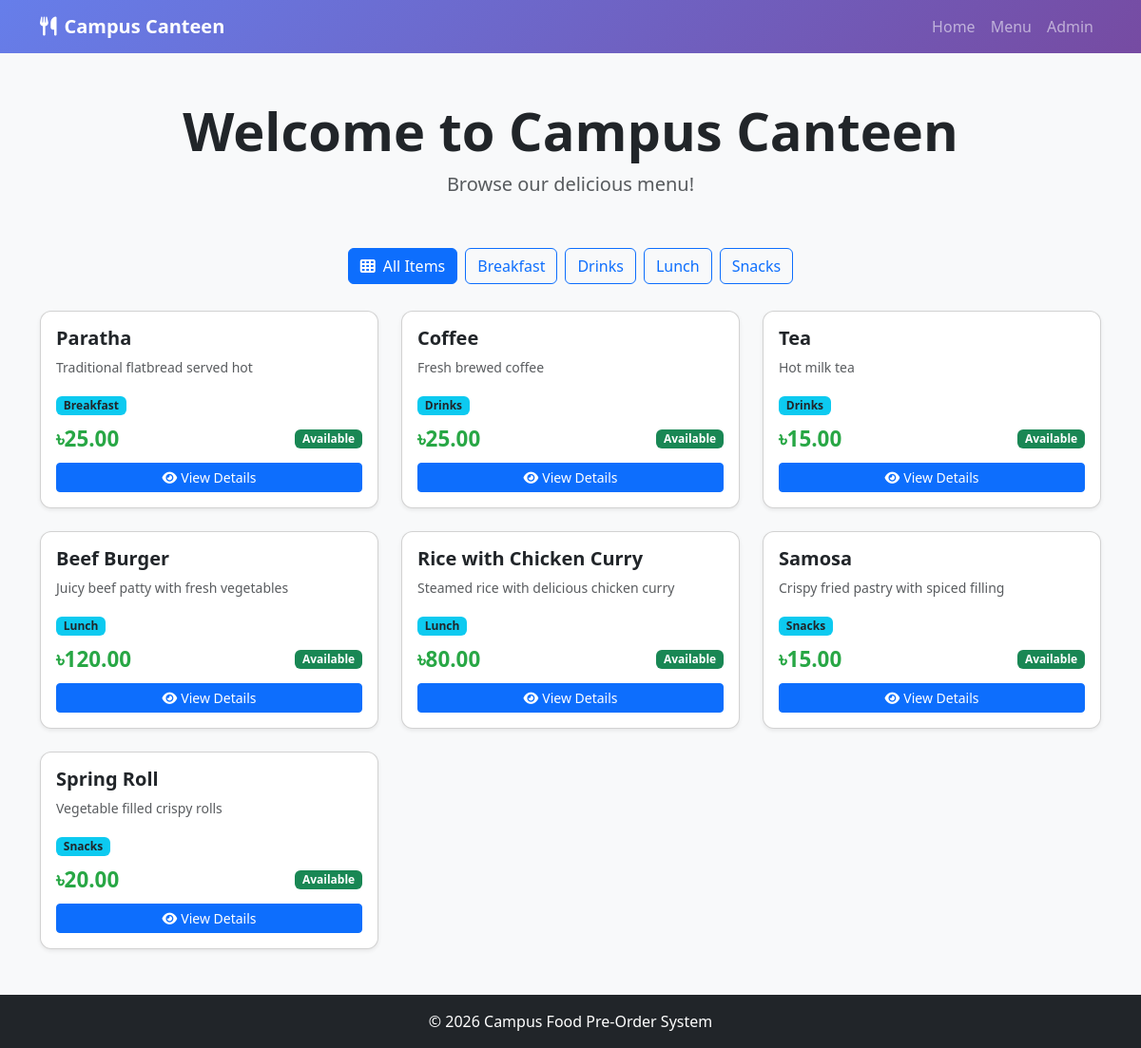
The page / on the database its author committed.
### canteen/models.py (models this page shows, shortened)
class Category(models.Model):
    CATEGORY_CHOICES = [
        ('breakfast', 'Breakfast'),
        ('lunch', 'Lunch'),
        ('snacks', 'Snacks'),
        ('drinks', 'Drinks'),
    ]
    name = models.CharField(max_length=50, choices=CATEGORY_CHOICES, unique=True)
    description = models.TextField(blank=True)
    created_at = models.DateTimeField(auto_now_add=True)
    class Meta:
        verbose_name_plural = "Categories"
        ordering = ['name']

class FoodItem(models.Model):
    category = models.ForeignKey(
        Category,
        on_delete=models.CASCADE,
        related_name='food_items'
    )
    name = models.CharField(max_length=200)
    description = models.TextField(blank=True)
    price = models.DecimalField(max_digits=6, decimal_places=2)
    image = models.ImageField(upload_to='food_images/', blank=True, null=True)
    is_available = models.BooleanField(default=True)
    created_at = models.DateTimeField(auto_now_add=True)
    updated_at = models.DateTimeField(auto_now=True)
    class Meta:
        ordering = ['category', 'name']
    def get_availability_status(self):
        return "Available" if self.is_available else "Sold Out"

### canteen/views.py (the view)
# urls.py: path('', views.home, name='home'),
def home(request):
    selected_category = request.GET.get('category', 'all')
    categories = Category.objects.all()
    if selected_category == 'all':
        food_items = FoodItem.objects.filter(is_available=True)
    else:
        food_items = FoodItem.objects.filter(
            category__name=selected_category,
            is_available=True
        )
    context = {
        'food_items': food_items,
        'categories': categories,
        'selected_category': selected_category,
    }
    return render(request, 'canteen/home.html', context)

### canteen/templates/canteen/home.html (shortened to what this page needs)
{% extends 'canteen/base.html' %}
{% block content %}
<div class="container my-5">
    <div class="text-center mb-5">
        <h1 class="display-4 fw-bold">Welcome to Campus Canteen</h1>
        <p class="lead text-muted">Browse our delicious menu!</p>
    </div>
    <div class="d-flex justify-content-center mb-4 flex-wrap">
        <a href="?category=all" class="btn {% if selected_category == 'all' %}btn-primary{% else %}btn-outline-primary{% endif %} m-1">
            <i class="fas fa-th me-2"></i>All Items
        </a>
        {% for category in categories %}
            <a href="?category={{ category.name }}" class="btn {% if selected_category == category.name %}btn-primary{% else %}btn-outline-primary{% endif %} m-1">
                {{ category.get_name_display }}
            </a>
        {% endfor %}
    </div>
    <div class="row g-4">
        {% for item in food_items %}
            <div class="col-md-6 col-lg-4">
                <div class="card food-card shadow-sm h-100">
                    <div class="card-body">
                        <h5 class="card-title fw-bold">{{ item.name }}</h5>
                        <p class="text-muted small">{{ item.description|truncatewords:15 }}</p>
                        <span class="badge bg-info text-dark mb-2">{{ item.category.get_name_display }}</span>
                        <div class="d-flex justify-content-between align-items-center">
                            <span class="price-tag">৳{{ item.price }}</span>
                            <span class="badge {% if item.is_available %}bg-success{% else %}bg-danger{% endif %}">
                                {{ item.get_availability_status }}
                            </span>
                        </div>
                        <a href="{% url 'canteen:food_detail' item.id %}" class="btn btn-sm btn-primary mt-2 w-100">
                            <i class="fas fa-eye me-1"></i>View Details
                        </a>
                    </div>
                </div>
            </div>
        {% empty %}
            <div class="col-12">
                <div class="alert alert-info text-center">
                    <h4>No food items available</h4>
                </div>
            </div>
        {% endfor %}
    </div>
</div>
{% endblock %}

### canteen/templates/canteen/base.html (shortened to what this page needs)
<!DOCTYPE html>
<html lang="en">
<head>
    <link href="https://cdn.jsdelivr.net/npm/bootstrap@5.3.0/dist/css/bootstrap.min.css" rel="stylesheet">
    <link rel="stylesheet" href="https://cdnjs.cloudflare.com/ajax/libs/font-awesome/6.4.0/css/all.min.css">
</head>
<body>
    <nav class="navbar navbar-expand-lg navbar-dark">
        <div class="container">
            <a class="navbar-brand fw-bold" href="{% url 'canteen:home' %}">
                <i class="fas fa-utensils me-2"></i>Campus Canteen
            </a>
            <div class="navbar-nav ms-auto">
                <a class="nav-link" href="{% url 'canteen:home' %}">Home</a>
                <a class="nav-link" href="{% url 'canteen:menu' %}">Menu</a>
                <a class="nav-link" href="/admin/">Admin</a>
            </div>
        </div>
    </nav>
    <main>{% block content %}{% endblock %}</main>
    <footer class="bg-dark text-white text-center py-3 mt-5">
        <p class="mb-0">&copy; 2026 Campus Food Pre-Order System</p>
    </footer>
</body>
</html>

### canteen/templates/canteen/base.html (style rules this page uses)
body { background-color: #f8f9fa; }
.navbar { background: linear-gradient(135deg, #667eea 0%, #764ba2 100%); }
.food-card { transition: transform 0.3s; border-radius: 12px; }
.price-tag { font-size: 1.4rem; font-weight: bold; color: #28a745; }

### rows shown on the page
Category: name "Breakfast"
Category: name "Drinks"
Category: name "Lunch"
Category: name "Snacks"
FoodItem: name "Paratha", description "Traditional flatbread served hot", category.name "Breakfast", price "25.00", get_availability_status "Available"
FoodItem: name "Coffee", description "Fresh brewed coffee", category.name "Drinks", price "25.00", get_availability_status "Available"
FoodItem: name "Tea", description "Hot milk tea", category.name "Drinks", price "15.00", get_availability_status "Available"
FoodItem: name "Beef Burger", description "Juicy beef patty with fresh vegetables", category.name "Lunch", price "120.00", get_availability_status "Available"
FoodItem: name "Rice with Chicken Curry", description "Steamed rice with delicious chicken curry", category.name "Lunch", price "80.00", get_availability_status "Available"
FoodItem: name "Samosa", description "Crispy fried pastry with spiced filling", category.name "Snacks", price "15.00", get_availability_status "Available"
FoodItem: name "Spring Roll", description "Vegetable filled crispy rolls", category.name "Snacks", price "20.00", get_availability_status "Available"
